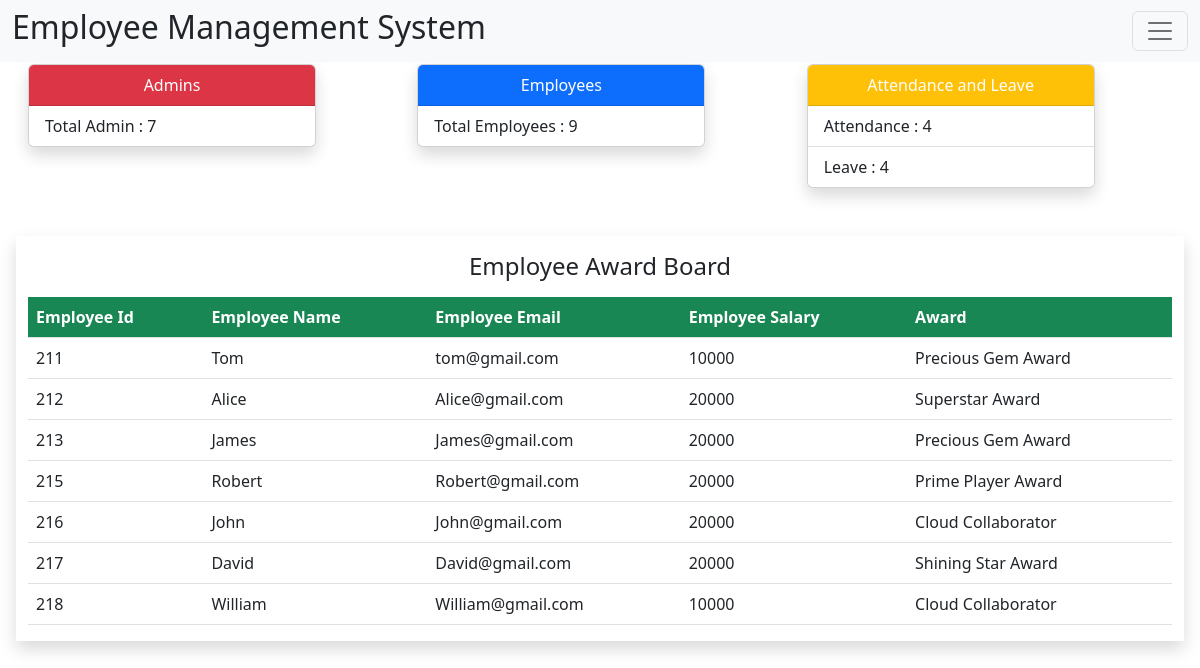
Page /dashboard.php on the committed database.
### tables this page shows
CREATE TABLE `Employee` (
  `id` int(15) NOT NULL,
  `name` varchar(50) DEFAULT NULL,
  `email` varchar(50) DEFAULT NULL,
  `phone_number` varchar(50) NOT NULL,
  `gender` varchar(50) DEFAULT NULL,
  `date_of_birth` date DEFAULT NULL,
  `department` varchar(100) DEFAULT NULL,
  `salary` int(11) DEFAULT NULL,
  `award_id` int(11) DEFAULT NULL
);

CREATE TABLE `Performance` (
  `award_id` int(11) NOT NULL,
  `award_name` varchar(100) DEFAULT NULL
);

### dashboard.php (the view, shortened to what this page needs)
<?php
include "connect.php";
?>
<!doctype html>
<html lang="en">
<head>
    <link href="https://cdn.jsdelivr.net/npm/bootstrap@5.2.3/dist/css/bootstrap.min.css" rel="stylesheet">
    <link href="https://getbootstrap.com/docs/5.2/assets/css/docs.css" rel="stylesheet">
</head>
<body class="p-3 m-0 border-0 bd-example">
    <nav class="navbar bg-light fixed-top">
        <div class="container-fluid">
            <h2 class="h2">Employee Management System</h2>
            <button class="navbar-toggler" type="button" data-bs-toggle="offcanvas" data-bs-target="#offcanvasNavbar" aria-controls="offcanvasNavbar">
                <span class="navbar-toggler-icon"></span>
            </button>
        </div>
    </nav>
    <div class="container-fluid">
        <div class="row mt-5">
            <div class="col-4">
                <div class="card shadow " style="width: 18rem;">
                    <ul class="list-group list-group-flush">
                        <li class="list-group-item text-center bg-danger text-white">Admins</li>
                        <li class="list-group-item">Total Admin :
                            <?php
                            $sql_admin = "SELECT * FROM Admin;";
                            $result_admin = mysqli_query($con, $sql_admin);
                            echo mysqli_num_rows($result_admin);
                            ?>
                        </li>
                    </ul>
                </div>
            </div>
            <div class="col-4">
                <div class="card shadow " style="width: 18rem;">
                    <ul class="list-group list-group-flush">
                        <li class="list-group-item text-center bg-primary text-white">Employees</li>
                        <li class="list-group-item">Total Employees :
                            <?php
                            $sql_employee = "SELECT * FROM Employee;";
                            $result_employee = mysqli_query($con, $sql_employee);
                            echo mysqli_num_rows($result_employee);
                            ?>
                        </li>
                    </ul>
                </div>
            </div>
            <div class="col-4">
                <div class="card shadow " style="width: 18rem;">
                    <ul class="list-group list-group-flush">
                        <li class="list-group-item text-center bg-warning text-white">Attendance and Leave</li>
                        <li class="list-group-item">Attendance :
                            <?php
                            $sql_attendance = "SELECT * FROM Employee_attendance;";
                            $result_attendance = mysqli_query($con, $sql_attendance);
                            echo mysqli_num_rows($result_attendance);
                            ?>
                        </li>
                        <li class="list-group-item">Leave :
                            <?php
                            $sql_leave = "SELECT * FROM Employee_leave;";
                            $result_leave = mysqli_query($con, $sql_leave);
                            echo mysqli_num_rows($result_leave);
                            ?>
                        </li>
                    </ul>
                </div>
            </div>
        </div>
        <div class="row mt-5 bg-white shadow ">
            <div class="col-12">
                <div class=" text-center my-3 ">
                    <h4>Employee Award Board</h4>
                </div>
                <table class="table  table-hover">
                    <thead>
                        <tr class="bg-success text-white">
                            <th scope="col">Employee Id</th>
                            <th scope="col">Employee Name</th>
                            <th scope="col">Employee Email</th>
                            <th scope="col">Employee Salary</th>
                            <th scope="col">Award</th>
                        </tr>
                    </thead>
                    <?php
                    $sql_award_board = "SELECT Employee.id, Employee.name, Employee.email, Employee.salary, Performance.award_name FROM Employee INNER JOIN Performance ON Employee.award_id = Performance.award_id;";
                    $result_award_board = mysqli_query($con, $sql_award_board);
                    if (mysqli_num_rows($result_award_board) > 0) {
                        while ($row = mysqli_fetch_assoc($result_award_board)) {
                            echo
                            '<tbody>
                                <tr>
                                    <td>' . $row['id'] . '</td>
                                    <td>' . $row['name'] . '</td>
                                    <td>' . $row['email'] . '</td>
                                    <td>' . $row['salary'] . '</td>
                                    <td>' . $row['award_name'] . '</td>
                                </tr>
                            </tbody>';
                        }
                    }
                    ?>
                </table>
            </div>
        </div>
    </div>
</body>
</html>

### rows in the picture
employee: id "211", name "Tom", email "tom@gmail.com", salary "10000", award.award_name "Precious Gem Award"
employee: id "212", name "Alice", email "Alice@gmail.com", salary "20000", award.award_name "Superstar Award"
employee: id "213", name "James", email "James@gmail.com", salary "20000", award.award_name "Precious Gem Award"
employee: id "215", name "Robert", email "Robert@gmail.com", salary "20000", award.award_name "Prime Player Award"
employee: id "216", name "John", email "John@gmail.com", salary "20000", award.award_name "Cloud Collaborator"
employee: id "217", name "David", email "David@gmail.com", salary "20000", award.award_name "Shining Star Award"
employee: id "218", name "William", email "William@gmail.com", salary "10000", award.award_name "Cloud Collaborator"

### other values in the picture
mysqli_num_rows($result_admin) "7"
mysqli_num_rows($result_employee) "9"
mysqli_num_rows($result_attendance) "4"
mysqli_num_rows($result_leave) "4"
